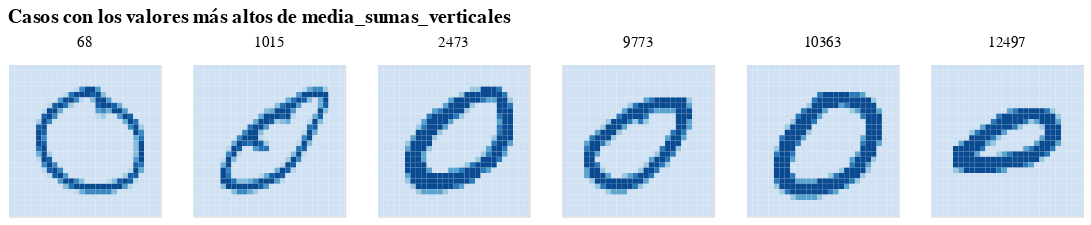

Write notebook code for a chart like this one.
### Code cell
# Mostremos los casos extremos...
mostrar_casos(media_sumas_verticales.nlargest(6).index.tolist(), 'Casos con los valores más altos de media_sumas_verticales')

### Figure 1 — Vega-Lite specification as saved in the notebook (floating-point values rounded to 4 significant figures; data arrays with more than 128 entries replaced by an {"elided": "..."} marker saying what was removed)
{"config": {"view": {"continuousWidth": 400, "continuousHeight": 300}}, "data": {"name": "data-72c3f235fb80526da2dee5737fad5bf9"}, "mark": "rect", "encoding": {"color": {"type": "quantitative", "field": "Valor", "legend": null, "scale": {"scheme": "blues"}}, "facet": {"type": "ordinal", "columns": 6, "field": "Caso", "title": null}, "x": {"type": "ordinal", "axis": null, "field": "x"}, "y": {"type": "ordinal", "axis": null, "field": "y"}}, "height": 100, "title": "Casos con los valores más altos de media_sumas_verticales", "width": 100, "$schema": "https://vega.github.io/schema/vega-lite/v4.8.1.json", "datasets": {"data-72c3f235fb80526da2dee5737fad5bf9": {"elided": "4704 records"}}}
